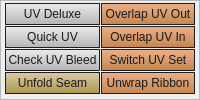
             <widget class="QFrame" name="frame_UVTools">
              <property name="sizePolicy">
               <sizepolicy hsizetype="Preferred" vsizetype="Preferred">
                <horstretch>0</horstretch>
                <verstretch>0</verstretch>
               </sizepolicy>
              </property>
              <property name="minimumSize">
               <size>
                <width>0</width>
                <height>0</height>
               </size>
              </property>
              <property name="maximumSize">
               <size>
                <width>16777215</width>
                <height>16777215</height>
               </size>
              </property>
              <property name="font">
               <font>
                <family>Segoe UI</family>
               </font>
              </property>
              <property name="styleSheet">
               <string notr="true">QPushButton{ 
 border:1px solid rgb(30,30,30);
background-color: qlineargradient(spread:pad, x1:1, y1:1, x2:1, y2:0, stop:0 rgba(189, 118, 57, 225), stop:1 rgba(235, 158, 108, 195));
color:rgb(25,25,25);}
QPushButton:hover{ 
 border:1px solid rgb(30,30,30);
background-color: qlineargradient(spread:pad, x1:1, y1:1, x2:1, y2:0, stop:0 rgba(189, 118, 57, 255), stop:1 rgba(255, 178, 128, 255));
color:rgb(25,25,25);
text-decoration: underline!important;
}
QPushButton:pressed{ 
 border:1px solid rgb(30,30,30);
background-color: qlineargradient(spread:pad, x1:1, y1:1, x2:1, y2:0, stop:0 rgba(235, 158, 108, 195), stop:1 rgba( 189, 118, 57, 225));
color:rgb(25,25,25);}</string>
              </property>
              <property name="frameShape">
               <enum>QFrame::StyledPanel</enum>
              </property>
              <property name="frameShadow">
               <enum>QFrame::Raised</enum>
              </property>
              <layout class="QGridLayout" name="gridLayout_11">
               <property name="leftMargin">
                <number>4</number>
               </property>
               <property name="topMargin">
                <number>2</number>
               </property>
               <property name="rightMargin">
                <number>4</number>
               </property>
               <property name="bottomMargin">
                <number>4</number>
               </property>
               <property name="spacing">
                <number>1</number>
               </property>
               <item row="0" column="2">
                <widget class="QPushButton" name="btn_overlapUVOut">
                 <property name="minimumSize">
                  <size>
                   <width>0</width>
                   <height>17</height>
                  </size>
                 </property>
                 <property name="maximumSize">
                  <size>
                   <width>16777215</width>
                   <height>22</height>
                  </size>
                 </property>
                 <property name="font">
                  <font>
                   <family>Segoe UI</family>
                  </font>
                 </property>
                 <property name="cursor">
                  <cursorShape>PointingHandCursor</cursorShape>
                 </property>
                 <property name="statusTip">
                  <string>Move overlap UVs to 2rd.</string>
                 </property>
                 <property name="text">
                  <string>Overlap UV Out</string>
                 </property>
                </widget>
               </item>
               <item row="1" column="2">
                <widget class="QPushButton" name="btn_overlapUVIn">
                 <property name="minimumSize">
                  <size>
                   <width>0</width>
                   <height>17</height>
                  </size>
                 </property>
                 <property name="maximumSize">
                  <size>
                   <width>16777215</width>
                   <height>22</height>
                  </size>
                 </property>
                 <property name="font">
                  <font>
                   <family>Segoe UI</family>
                  </font>
                 </property>
                 <property name="cursor">
                  <cursorShape>PointingHandCursor</cursorShape>
                 </property>
                 <property name="statusTip">
                  <string>Move overlap UVs back.</string>
                 </property>
                 <property name="text">
                  <string>Overlap UV In</string>
                 </property>
                </widget>
               </item>
               <item row="0" column="1">
                <widget class="QPushButton" name="btn_UVDeluxe">
                 <property name="minimumSize">
                  <size>
                   <width>0</width>
                   <height>17</height>
                  </size>
                 </property>
                 <property name="maximumSize">
                  <size>
                   <width>16777215</width>
                   <height>22</height>
                  </size>
                 </property>
                 <property name="font">
                  <font>
                   <family>Segoe UI</family>
                  </font>
                 </property>
                 <property name="cursor">
                  <cursorShape>PointingHandCursor</cursorShape>
                 </property>
                 <property name="statusTip">
                  <string>UV Deluxe by Erik Spellerberg.</string>
                 </property>
                 <property name="styleSheet">
                  <string notr="true">QPushButton{ 
 border:1px solid rgb(30,30,30);
background-color: qlineargradient(spread:pad, x1:1, y1:1, x2:1, y2:0, stop:0 rgba(175, 175,175, 235), stop:1 rgba(235, 235, 235, 195));
color:rgb(25,25,25);}

QPushButton:hover{ 
 border:1px solid rgb(30,30,30);
background-color: qlineargradient(spread:pad, x1:1, y1:1, x2:1, y2:0, stop:0 rgba(190, 190, 190, 255), stop:1 rgba(245, 245, 245, 255));
color:rgb(25,25,25);
}

QPushButton:pressed{ 
 border:1px solid rgb(30,30,30);
background-color: qlineargradient(spread:pad, x1:1, y1:1, x2:1, y2:0, stop:0 rgba(215, 215, 215, 195), stop:1 rgba(155, 155,155, 235));
color:rgb(25,25,25);}</string>
                 </property>
                 <property name="text">
                  <string>UV Deluxe</string>
                 </property>
                </widget>
               </item>
               <item row="1" column="1">
                <widget class="QPushButton" name="btn_quickUV">
                 <property name="minimumSize">
                  <size>
                   <width>0</width>
                   <height>17</height>
                  </size>
                 </property>
                 <property name="maximumSize">
                  <size>
                   <width>16777215</width>
                   <height>22</height>
                  </size>
                 </property>
                 <property name="font">
                  <font>
                   <family>Segoe UI</family>
                  </font>
                 </property>
                 <property name="cursor">
                  <cursorShape>PointingHandCursor</cursorShape>
                 </property>
                 <property name="statusTip">
                  <string>Quick UV tool from bonus tool.</string>
                 </property>
                 <property name="styleSheet">
                  <string notr="true">QPushButton{ 
 border:1px solid rgb(30,30,30);
background-color: qlineargradient(spread:pad, x1:1, y1:1, x2:1, y2:0, stop:0 rgba(175, 175,175, 235), stop:1 rgba(235, 235, 235, 195));
color:rgb(25,25,25);}

QPushButton:hover{ 
 border:1px solid rgb(30,30,30);
background-color: qlineargradient(spread:pad, x1:1, y1:1, x2:1, y2:0, stop:0 rgba(190, 190, 190, 255), stop:1 rgba(245, 245, 245, 255));
color:rgb(25,25,25);
}

QPushButton:pressed{ 
 border:1px solid rgb(30,30,30);
background-color: qlineargradient(spread:pad, x1:1, y1:1, x2:1, y2:0, stop:0 rgba(215, 215, 215, 195), stop:1 rgba(155, 155,155, 235));
color:rgb(25,25,25);}</string>
                 </property>
                 <property name="text">
                  <string>Quick UV</string>
                 </property>
                </widget>
               </item>
               <item row="3" column="2">
                <widget class="QPushButton" name="btn_switchUVSet">
                 <property name="minimumSize">
                  <size>
                   <width>0</width>
                   <height>17</height>
                  </size>
                 </property>
                 <property name="maximumSize">
                  <size>
                   <width>16777215</width>
                   <height>22</height>
                  </size>
                 </property>
                 <property name="font">
                  <font>
                   <family>Segoe UI</family>
                  </font>
                 </property>
                 <property name="cursor">
                  <cursorShape>PointingHandCursor</cursorShape>
                 </property>
                 <property name="statusTip">
                  <string>Switch first UV set with second UV set.</string>
                 </property>
                 <property name="styleSheet">
                  <string notr="true"/>
                 </property>
                 <property name="text">
                  <string>Switch UV Set</string>
                 </property>
                </widget>
               </item>
               <item row="3" column="1">
                <widget class="QPushButton" name="btn_checkUVBleed">
                 <property name="minimumSize">
                  <size>
                   <width>0</width>
                   <height>17</height>
                  </size>
                 </property>
                 <property name="maximumSize">
                  <size>
                   <width>16777215</width>
                   <height>22</height>
                  </size>
                 </property>
                 <property name="font">
                  <font>
                   <family>Segoe UI</family>
                  </font>
                 </property>
                 <property name="cursor">
                  <cursorShape>PointingHandCursor</cursorShape>
                 </property>
                 <property name="statusTip">
                  <string>Check if UV shells are too close.</string>
                 </property>
                 <property name="styleSheet">
                  <string notr="true">QPushButton{ 
 border:1px solid rgb(30,30,30);
background-color: qlineargradient(spread:pad, x1:1, y1:1, x2:1, y2:0, stop:0 rgba(175, 175,175, 235), stop:1 rgba(235, 235, 235, 195));
color:rgb(25,25,25);}

QPushButton:hover{ 
 border:1px solid rgb(30,30,30);
background-color: qlineargradient(spread:pad, x1:1, y1:1, x2:1, y2:0, stop:0 rgba(190, 190, 190, 255), stop:1 rgba(245, 245, 245, 255));
color:rgb(25,25,25);
}

QPushButton:pressed{ 
 border:1px solid rgb(30,30,30);
background-color: qlineargradient(spread:pad, x1:1, y1:1, x2:1, y2:0, stop:0 rgba(215, 215, 215, 195), stop:1 rgba(155, 155,155, 235));
color:rgb(25,25,25);}</string>
                 </property>
                 <property name="text">
                  <string>Check UV Bleed</string>
                 </property>
                </widget>
               </item>
               <item row="4" column="1">
                <widget class="QPushButton" name="btn_unfoldSeam">
                 <property name="minimumSize">
                  <size>
                   <width>0</width>
                   <height>17</height>
                  </size>
                 </property>
                 <property name="maximumSize">
                  <size>
                   <width>16777215</width>
                   <height>22</height>
                  </size>
                 </property>
                 <property name="font">
                  <font>
                   <family>Segoe UI</family>
                  </font>
                 </property>
                 <property name="cursor">
                  <cursorShape>PointingHandCursor</cursorShape>
                 </property>
                 <property name="statusTip">
                  <string>for NDI project to unfold seam.</string>
                 </property>
                 <property name="styleSheet">
                  <string notr="true">QPushButton{ 
 border:1px solid rgb(30,30,30);
background-color: qlineargradient(spread:pad, x1:1, y1:1, x2:1, y2:0, stop:0 rgba(165, 145,65, 235), stop:1 rgba(215, 195, 155, 215));
color:rgb(25,25,25);}

QPushButton:hover{ 
 border:1px solid rgb(30,30,30);
background-color: qlineargradient(spread:pad, x1:1, y1:1, x2:1, y2:0, stop:0 rgba(175, 164, 85, 255), stop:1 rgba(225, 215, 175, 255));
color:rgb(25,25,25);}

QPushButton:pressed{ 
 border:1px solid rgb(30,30,30);
background-color: qlineargradient(spread:pad, x1:1, y1:1, x2:1, y2:0, stop:0 rgba(215, 195, 155, 215), stop:1 rgba(165, 145,65, 235));
color:rgb(25,25,25);}</string>
                 </property>
                 <property name="text">
                  <string>Unfold Seam</string>
                 </property>
                </widget>
               </item>
               <item row="4" column="2">
                <widget class="QPushButton" name="btn_unwrapRibbon">
                 <property name="minimumSize">
                  <size>
                   <width>0</width>
                   <height>17</height>
                  </size>
                 </property>
                 <property name="maximumSize">
                  <size>
                   <width>16777215</width>
                   <height>22</height>
                  </size>
                 </property>
                 <property name="font">
                  <font>
                   <family>Segoe UI</family>
                  </font>
                 </property>
                 <property name="cursor">
                  <cursorShape>PointingHandCursor</cursorShape>
                 </property>
                 <property name="statusTip">
                  <string>Unwrap pure quad ribbon mesh.</string>
                 </property>
                 <property name="styleSheet">
                  <string notr="true"/>
                 </property>
                 <property name="text">
                  <string>Unwrap Ribbon</string>
                 </property>
                </widget>
               </item>
              </layout>
             </widget>
